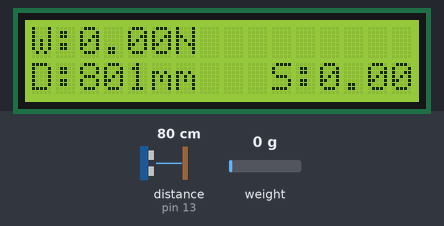
A sketch run on a simulated Arduino Uno, built with avr-gcc and run on an emulated ATmega328P. On the bench: 16×2 character LCD. Wiring (inferred from the names in the program): ultrasonic range finder: trigger pin 12; echo pin 13. Inputs (shaded band) come from the test bench; at power-on: distance to the obstacle (sensor on pin 13) 80 cm, weight on the scale 0 g. The echo pulse lasts 58.3 µs per cm; what the sketch prints to the serial monitor is not drawn.

Above: at 2.2 s.

The sketch:

28622.ino
```cpp
//I2C
#include <LiquidCrystal_I2C.h>
#include <HX711.h>
#define DOUT 10
#define CLK  11
LiquidCrystal_I2C lcd(0x27, 16, 2);

//Loadcell
HX711 scale;
float calibration_factor = 1000; //Hasil Kalibrasi
float units;
float Newton;

//ultrasonic
int trigpin = 12;
int echopin = 13;
long jarak; // jarak adalah deklarasi selisih jarak
int x1; // x1 adalah deklarasi jarak akhir
int x2; // x2 adalah deklarasi jarak awal
float x3; // x3 adalah deklarasi waktu dalam microseconds
float x4; // x4 adalah deklarasi kecepatan
unsigned long waktuSebelumnya = 0;
const long intervale = 1000;

void setup()
{
  Serial.begin(9600);
  lcd.init();
  lcd.backlight();

  //Setup Berat
  scale.begin(DOUT, CLK);
  scale.set_scale();
  scale.tare();  //Reset the scale to 0
  long zero_factor = scale.read_average(); //Get a baseline reading
  Serial.print("Zero factor: "); //This can be used to remove the need to tare the scale. Useful in permanent scale projects.
  Serial.println(zero_factor);

  //Setup Ultrasonik
  pinMode(12, OUTPUT);
  pinMode(13, INPUT);
}

void loop()
{
   if (x1<280){
    //Jarak ultrasonik
    digitalWrite(trigpin,LOW);
    digitalWrite(trigpin,HIGH);
    digitalWrite(trigpin,LOW);
    float duration = pulseIn(echopin,HIGH);

    x1 = (duration /58)*10;
    Serial.print("Jarak Awal : ");
    Serial.print(x1);
    Serial.println("mm");

    Serial.print("Jarak Akhir : ");
    Serial.print(x2);
    Serial.println("mm");

    jarak = (x1 - x2);
    Serial.print("Selisih: ");
    Serial.print(jarak);
    Serial.println("mm");
    x2 = (duration /58)*10;
    lcd.clear();
    lcd.setCursor(0,1);
    lcd.print("D:");
    lcd.setCursor(2,1);
    lcd.print(jarak);
    lcd.setCursor(5,1);
    lcd.print("mm");

    //berat loadcell
    scale.set_scale(calibration_factor); //Adjust to this calibration factor
    units = scale.get_units(), 1;
    if (units < 0)
    {
      units = 0.00;
    }
    Newton =  ((units/1000)*9.8);
    Serial.print("Berat:");
    Serial.print(units);
    Serial.println("Gram");

    Serial.print("Newton: "); // text to display
    Serial.print(Newton);
    Serial.println("N");

    lcd.setCursor(0,0);
    lcd.print("W:"); // text to display
    lcd.print(Newton);
    lcd.print("N");

    //Waktu Microseconds
    millis();
    x3 = millis()/1000; //1 milliseconds = 1000 microseconds
    Serial.print("Waktu : ");
    Serial.print(x3);
    Serial.println(" µs");

    //Kecepatan
    x4 = x3/jarak;
    Serial.print("Kecepatan : ");
    Serial.print(x4);
    Serial.println(" mm/µs");
    lcd.setCursor(10,1);
    lcd.print("S:");
    lcd.setCursor(12,1);
    lcd.print(x4);
    }else
    if(x1>=280<=350){
    }
 }
```
